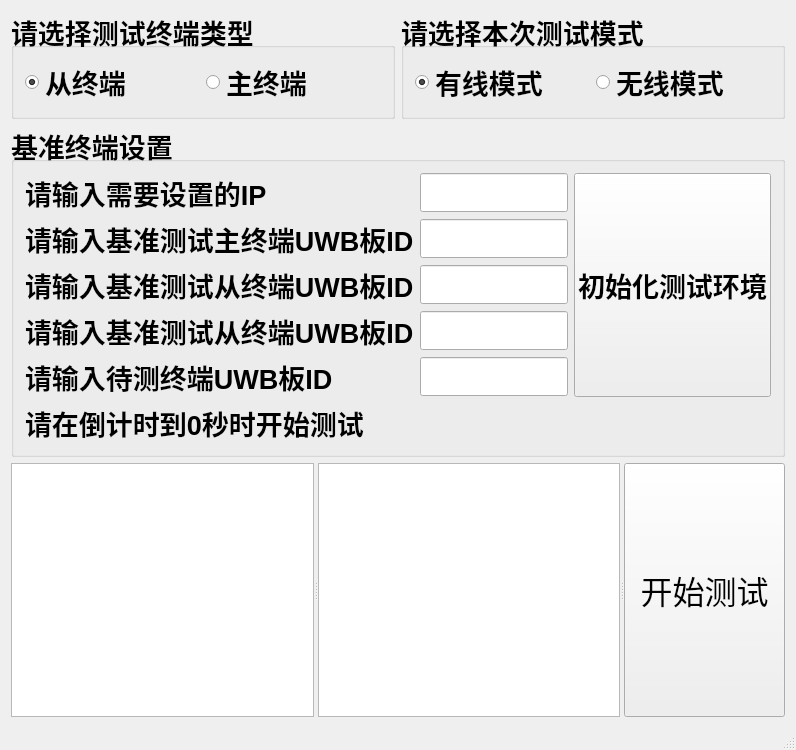
<?xml version="1.0" encoding="UTF-8"?>
<ui version="4.0">
 <class>MainWindow</class>
 <widget class="QMainWindow" name="MainWindow">
  <property name="geometry">
   <rect>
    <x>0</x>
    <y>0</y>
    <width>796</width>
    <height>750</height>
   </rect>
  </property>
  <property name="windowTitle">
   <string>终端检测上位机</string>
  </property>
  <property name="windowIcon">
   <iconset resource="resource.qrc">
    <normaloff>:/image/cjqc_icon_32.png</normaloff>:/image/cjqc_icon_32.png</iconset>
  </property>
  <widget class="QWidget" name="centralWidget">
   <layout class="QGridLayout" name="gridLayout_3">
    <item row="2" column="0">
     <widget class="QSplitter" name="splitter">
      <property name="orientation">
       <enum>Qt::Horizontal</enum>
      </property>
      <widget class="QTableView" name="tableView"/>
      <widget class="QListView" name="listView"/>
      <widget class="QPushButton" name="pushButton_start">
       <property name="sizePolicy">
        <sizepolicy hsizetype="Expanding" vsizetype="Expanding">
         <horstretch>0</horstretch>
         <verstretch>0</verstretch>
        </sizepolicy>
       </property>
       <property name="font">
        <font>
         <pointsize>24</pointsize>
        </font>
       </property>
       <property name="focusPolicy">
        <enum>Qt::NoFocus</enum>
       </property>
       <property name="text">
        <string>开始测试</string>
       </property>
      </widget>
     </widget>
    </item>
    <item row="0" column="0">
     <layout class="QHBoxLayout" name="horizontalLayout_2">
      <item>
       <widget class="QGroupBox" name="groupBox">
        <property name="sizePolicy">
         <sizepolicy hsizetype="MinimumExpanding" vsizetype="Fixed">
          <horstretch>0</horstretch>
          <verstretch>0</verstretch>
         </sizepolicy>
        </property>
        <property name="font">
         <font>
          <pointsize>20</pointsize>
          <weight>75</weight>
          <bold>true</bold>
         </font>
        </property>
        <property name="title">
         <string>请选择测试终端类型</string>
        </property>
        <layout class="QHBoxLayout" name="horizontalLayout">
         <item>
          <widget class="QRadioButton" name="radioButton">
           <property name="font">
            <font>
             <pointsize>20</pointsize>
            </font>
           </property>
           <property name="text">
            <string>从终端</string>
           </property>
           <property name="checked">
            <bool>true</bool>
           </property>
          </widget>
         </item>
         <item>
          <widget class="QRadioButton" name="radioButton_2">
           <property name="font">
            <font>
             <pointsize>20</pointsize>
            </font>
           </property>
           <property name="text">
            <string>主终端</string>
           </property>
          </widget>
         </item>
        </layout>
       </widget>
      </item>
      <item>
       <widget class="QGroupBox" name="groupBox_2">
        <property name="sizePolicy">
         <sizepolicy hsizetype="MinimumExpanding" vsizetype="Fixed">
          <horstretch>0</horstretch>
          <verstretch>0</verstretch>
         </sizepolicy>
        </property>
        <property name="font">
         <font>
          <pointsize>20</pointsize>
          <weight>75</weight>
          <bold>true</bold>
         </font>
        </property>
        <property name="title">
         <string>请选择本次测试模式</string>
        </property>
        <layout class="QGridLayout" name="gridLayout_4">
         <item row="0" column="1">
          <widget class="QRadioButton" name="radioButton_wifi">
           <property name="sizePolicy">
            <sizepolicy hsizetype="MinimumExpanding" vsizetype="Fixed">
             <horstretch>0</horstretch>
             <verstretch>0</verstretch>
            </sizepolicy>
           </property>
           <property name="font">
            <font>
             <pointsize>20</pointsize>
            </font>
           </property>
           <property name="text">
            <string>无线模式</string>
           </property>
          </widget>
         </item>
         <item row="0" column="0">
          <widget class="QRadioButton" name="radioButton_line">
           <property name="sizePolicy">
            <sizepolicy hsizetype="MinimumExpanding" vsizetype="Fixed">
             <horstretch>0</horstretch>
             <verstretch>0</verstretch>
            </sizepolicy>
           </property>
           <property name="font">
            <font>
             <pointsize>20</pointsize>
            </font>
           </property>
           <property name="text">
            <string>有线模式</string>
           </property>
           <property name="checked">
            <bool>true</bool>
           </property>
          </widget>
         </item>
        </layout>
       </widget>
      </item>
     </layout>
    </item>
    <item row="1" column="0">
     <widget class="QGroupBox" name="groupBox_3">
      <property name="sizePolicy">
       <sizepolicy hsizetype="Preferred" vsizetype="Fixed">
        <horstretch>0</horstretch>
        <verstretch>0</verstretch>
       </sizepolicy>
      </property>
      <property name="font">
       <font>
        <pointsize>20</pointsize>
        <weight>75</weight>
        <bold>true</bold>
       </font>
      </property>
      <property name="title">
       <string>基准终端设置</string>
      </property>
      <layout class="QGridLayout" name="gridLayout">
       <item row="2" column="1">
        <widget class="QLineEdit" name="lineEdit_mr_id2">
         <property name="font">
          <font>
           <pointsize>20</pointsize>
          </font>
         </property>
        </widget>
       </item>
       <item row="2" column="0">
        <widget class="QLabel" name="label_6">
         <property name="sizePolicy">
          <sizepolicy hsizetype="Preferred" vsizetype="Preferred">
           <horstretch>0</horstretch>
           <verstretch>0</verstretch>
          </sizepolicy>
         </property>
         <property name="font">
          <font>
           <pointsize>20</pointsize>
          </font>
         </property>
         <property name="text">
          <string>请输入基准测试从终端UWB板ID</string>
         </property>
         <property name="buddy">
          <cstring>lineEdit_mr_id2</cstring>
         </property>
        </widget>
       </item>
       <item row="0" column="0">
        <widget class="QLabel" name="label_7">
         <property name="text">
          <string>请输入需要设置的IP</string>
         </property>
        </widget>
       </item>
       <item row="3" column="1">
        <widget class="QLineEdit" name="lineEdit_mr_id1">
         <property name="font">
          <font>
           <pointsize>20</pointsize>
          </font>
         </property>
        </widget>
       </item>
       <item row="3" column="0">
        <widget class="QLabel" name="label_5">
         <property name="sizePolicy">
          <sizepolicy hsizetype="Preferred" vsizetype="Preferred">
           <horstretch>0</horstretch>
           <verstretch>0</verstretch>
          </sizepolicy>
         </property>
         <property name="font">
          <font>
           <pointsize>20</pointsize>
          </font>
         </property>
         <property name="text">
          <string>请输入基准测试从终端UWB板ID</string>
         </property>
         <property name="buddy">
          <cstring>lineEdit_mr_id1</cstring>
         </property>
        </widget>
       </item>
       <item row="1" column="0">
        <widget class="QLabel" name="label_4">
         <property name="sizePolicy">
          <sizepolicy hsizetype="Preferred" vsizetype="Preferred">
           <horstretch>0</horstretch>
           <verstretch>0</verstretch>
          </sizepolicy>
         </property>
         <property name="font">
          <font>
           <pointsize>20</pointsize>
          </font>
         </property>
         <property name="text">
          <string>请输入基准测试主终端UWB板ID</string>
         </property>
         <property name="buddy">
          <cstring>lineEdit_mmr_id</cstring>
         </property>
        </widget>
       </item>
       <item row="0" column="1">
        <widget class="QLineEdit" name="lineEdit_ip_c"/>
       </item>
       <item row="0" column="2" rowspan="5">
        <widget class="QPushButton" name="pushButton_ok">
         <property name="sizePolicy">
          <sizepolicy hsizetype="MinimumExpanding" vsizetype="Minimum">
           <horstretch>0</horstretch>
           <verstretch>0</verstretch>
          </sizepolicy>
         </property>
         <property name="focusPolicy">
          <enum>Qt::NoFocus</enum>
         </property>
         <property name="text">
          <string>初始化测试环境</string>
         </property>
        </widget>
       </item>
       <item row="4" column="0">
        <widget class="QLabel" name="label_8">
         <property name="text">
          <string>请输入待测终端UWB板ID</string>
         </property>
        </widget>
       </item>
       <item row="1" column="1">
        <widget class="QLineEdit" name="lineEdit_mmr_id">
         <property name="font">
          <font>
           <pointsize>20</pointsize>
          </font>
         </property>
        </widget>
       </item>
       <item row="4" column="1">
        <widget class="QLineEdit" name="lineEdit_id_c"/>
       </item>
       <item row="8" column="0">
        <widget class="QLabel" name="label">
         <property name="text">
          <string>请在倒计时到0秒时开始测试</string>
         </property>
        </widget>
       </item>
       <item row="8" column="1" colspan="2">
        <widget class="QLabel" name="label_timeout">
         <property name="text">
          <string/>
         </property>
        </widget>
       </item>
      </layout>
     </widget>
    </item>
   </layout>
  </widget>
  <widget class="QMenuBar" name="menuBar">
   <property name="geometry">
    <rect>
     <x>0</x>
     <y>0</y>
     <width>796</width>
     <height>23</height>
    </rect>
   </property>
  </widget>
  <widget class="QStatusBar" name="statusBar"/>
  <action name="actionsetIP">
   <property name="text">
    <string>设置主终端IP</string>
   </property>
   <property name="font">
    <font>
     <pointsize>20</pointsize>
    </font>
   </property>
  </action>
  <action name="actionsetCam">
   <property name="text">
    <string>开启摄像头</string>
   </property>
   <property name="font">
    <font>
     <pointsize>20</pointsize>
    </font>
   </property>
  </action>
  <action name="actionsetMic">
   <property name="text">
    <string>开启拾音器</string>
   </property>
   <property name="font">
    <font>
     <pointsize>20</pointsize>
    </font>
   </property>
  </action>
 </widget>
 <layoutdefault spacing="6" margin="11"/>
 <tabstops>
  <tabstop>pushButton_start</tabstop>
  <tabstop>tableView</tabstop>
 </tabstops>
 <resources>
  <include location="resource.qrc"/>
 </resources>
 <connections/>
</ui>
